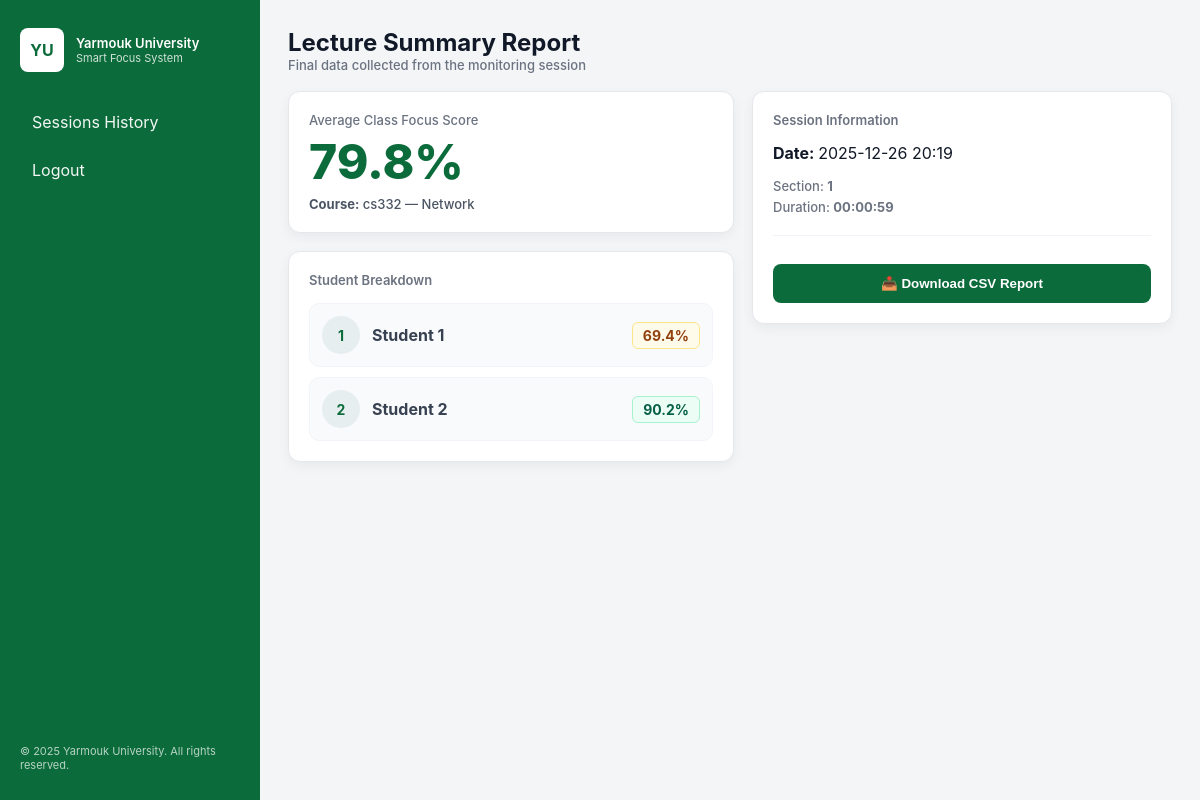
The page /last-report?id=1 on the database its author committed.
### tables this page shows
CREATE TABLE courses (
        course_code TEXT PRIMARY KEY, -- مثل CS101
        course_name TEXT NOT NULL
    );

CREATE TABLE student_focus_data (
        record_id INTEGER PRIMARY KEY AUTOINCREMENT,
        session_id INTEGER,
        student_id INTEGER,
        focus_score REAL,
        FOREIGN KEY (session_id) REFERENCES sessions (session_id),
        FOREIGN KEY (student_id) REFERENCES students (student_id)
    );

CREATE TABLE students (
        student_id INTEGER PRIMARY KEY, -- الرقم الجامعي
        student_name TEXT NOT NULL
    );

CREATE TABLE sections (
        section_id INTEGER PRIMARY KEY AUTOINCREMENT,
        course_code TEXT,
        ins_id INTEGER,
        section_num INTEGER, -- رقم الشعبة 1، 2، 3
        FOREIGN KEY (course_code) REFERENCES courses (course_code),
        FOREIGN KEY (ins_id) REFERENCES instructors (ins_id)
    );

### app.py (the view)
@app.route('/last-report')
def last_report():
    sess_id = request.args.get('id')
    conn = get_db_connection()
    report_data = conn.execute('''
        SELECT s.*, c.course_code, c.course_name, sec.section_num, sec.section_id
        FROM sessions s
        JOIN sections sec ON s.section_id = sec.section_id
        JOIN courses c ON sec.course_code = c.course_code
        WHERE s.session_id = ?
    ''', (sess_id,)).fetchone()
    students_data = conn.execute('''
        SELECT st.student_name, fd.focus_score
        FROM student_focus_data fd
        JOIN students st ON fd.student_id = st.student_id
        WHERE fd.session_id = ?
    ''', (sess_id,)).fetchall()
    conn.close()
    return render_template('last_p.html', report=report_data, students=students_data)

### app.py (called while the page is built)
def get_db_connection():
    conn = sqlite3.connect('smart_focus.db')
    conn.row_factory = sqlite3.Row
    return conn

### templates/last_p.html (shortened to what this page needs)
<!DOCTYPE html>
<html lang="en">
<head>
</head>
<body>
<div class="app">
    <aside class="sidebar">
        <div class="brand">
            <div class="logo">YU</div>
            <div>
                <div style="font-size:13px; font-weight:600;">Yarmouk University</div>
                <div style="font-size:11px; opacity:0.8">Smart Focus System</div>
            </div>
        </div>
        <nav>
            <a class="nav-item" href="{{ url_for('history', section_id=report.section_id) }}">Sessions History</a>
            <a class="nav-item" href="{{ url_for('logout') }}">Logout</a>
        </nav>
        <div style="margin-top:auto; font-size:11px; opacity:0.7">© 2025 Yarmouk University. All rights reserved.</div>
    </aside>
    <main class="main">
        <header class="top">
            <div>
                <h1 style="margin:0; font-size: 24px;">Lecture Summary Report</h1>
                <div class="sub">Final data collected from the monitoring session</div>
            </div>
        </header>
        <section class="grid">
            <div class="left-col">
                <div class="card">
                   <div class="sub">Average Class Focus Score</div>
                   <div class="focus-big">{{ report.avg_focus }}%</div>
                   <div class="sub" style="margin-top:6px; color: #4b5563;">
                        <strong>Course:</strong> {{ report.course_code }} — {{ report.course_name }}
                  </div>
            </div>
                <div class="card">
                    <div class="sub" style="margin-bottom: 15px; font-weight: 600;">Student Breakdown</div>
                     <div class="students-list">
                        {% for s in students %}
                        <div class="student">
                            <div class="meta">
                               <div class="avatar">{{ loop.index }}</div>
                               <div><div style="font-weight:700; color: #374151;">{{ s.student_name }}</div></div>
                            </div>
                            <div class="badge {% if s.focus_score >= 70 %}high{% elif s.focus_score >= 40 %}mid{% else %}low{% endif %}">
                              {{ s.focus_score }}%
                            </div>
                        </div>
                        {% else %}
                        <div style="text-align: center; padding: 20px;">
                             <p class="sub">No individual student data was recorded in this session.</p>
                        </div>
                             {% endfor %}
                    </div>
                </div>
            </div>
            <div class="right-col">
                <div class="card">
                    <div class="sub" style="font-weight: 600;">Session Information</div>
                    <div style="font-weight:700; margin: 15px 0; color: #111827;">
                         Date: <span style="font-weight:400">{{ report.created_at[:16] }}</span>
                    </div>
                    <div class="sub" style="margin-bottom: 5px;">Section: <strong>{{ report.section_num }}</strong></div>
                    <div class="sub">Duration: <strong>{{ report.duration }}</strong></div>
                    <hr style="border:0; border-top:1px solid #f1f5f9; margin: 20px 0;">
                    <button class="btn" onclick="downloadReport()">📥 Download CSV Report</button>
                </div>
            </div>
        </section>
    </main>
</div>
</body>
</html>

### templates/last_p.html (style rules this page uses)
:root { --y-green: #0b6b3a; --muted: #6b7280; --surface: #ffffff; --bg: #f3f5f7; }
* { box-sizing: border-box; }
body { margin: 0; font-family: 'Poppins', Inter, sans-serif; background: var(--bg); color: #111827; }
.app { display: grid; grid-template-columns: 260px 1fr; min-height: 100vh; }
.sidebar { background: var(--y-green); color: white; padding: 28px 20px; display: flex; flex-direction: column; gap: 18px; }
.brand { display: flex; gap: 12px; align-items: center; }
.logo { width: 44px; height: 44px; border-radius: 8px; background: white; color: var(--y-green); display: flex; align-items: center; justify-content: center; font-weight: 700; }
nav { margin-top: 12px; display: flex; flex-direction: column; gap: 8px; }
.nav-item { padding: 10px 12px; border-radius: 8px; color: rgba(255, 255, 255, 0.95); text-decoration: none; display: flex; gap: 12px; transition: 0.3s; }
.main { padding: 28px; }
header.top { display: flex; justify-content: space-between; align-items: center; margin-bottom: 18px; }
.grid { display: grid; grid-template-columns: 1fr 420px; gap: 18px; align-items: start; }
.left-col { display: grid; gap: 18px; }
.card { background: var(--surface); border-radius: 12px; padding: 20px; box-shadow: 0 4px 12px rgba(0,0,0,0.05); border: 1px solid #e5e7eb; }
.focus-big { font-size: 48px; color: var(--y-green); font-weight: 800; line-height: 1; margin: 10px 0; }
.sub { color: var(--muted); font-size: 13px; font-weight: 500; }
.students-list { display: flex; flex-direction: column; gap: 10px; }
.student { display: flex; justify-content: space-between; align-items: center; padding: 12px; border-radius: 10px; background: #f9fafb; border: 1px solid #f1f5f9; }
.student .meta { display: flex; gap: 12px; align-items: center; }
.avatar { width: 38px; height: 38px; border-radius: 50%; background: #e6eef0; display: flex; align-items: center; justify-content: center; color: var(--y-green); font-weight: 700; font-size: 14px; }
.btn { background: var(--y-green); color: white; border: none; padding: 12px 14px; border-radius: 8px; cursor: pointer; font-weight: 600; width: 100%; margin-top: 8px; transition: 0.2s; text-align: center; display: inline-block; text-decoration: none; }
.badge { font-weight: 700; padding: 4px 10px; border-radius: 6px; font-size: 14px; }
.high { color: #065f46; background: #ecfdf5; border: 1px solid #a7f3d0; }
.mid { color: #92400e; background: #fffbeb; border: 1px solid #fde68a; }

### rows shown on the page
courses: course_code "cs332", course_name "Network"
student_focus_data: student_name "Student 1", focus_score "69.4"
student_focus_data: student_name "Student 2", focus_score "90.2"
sections: section_num "1"

### other values the page prints
{{ report.avg_focus }} "79.8"
{{ report.created_at[:16] }} "2025-12-26 20:19"
{{ report.duration }} "00:00:59"
